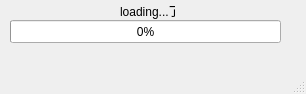
<?xml version="1.0" encoding="UTF-8"?>
<ui version="4.0">
 <class>MainWindow</class>
 <widget class="QMainWindow" name="MainWindow">
  <property name="geometry">
   <rect>
    <x>0</x>
    <y>0</y>
    <width>306</width>
    <height>94</height>
   </rect>
  </property>
  <property name="windowTitle">
   <string>MainWindow</string>
  </property>
  <widget class="QWidget" name="centralwidget">
   <widget class="QProgressBar" name="progressBar">
    <property name="geometry">
     <rect>
      <x>10</x>
      <y>20</y>
      <width>271</width>
      <height>23</height>
     </rect>
    </property>
    <property name="value">
     <number>0</number>
    </property>
   </widget>
   <widget class="QLabel" name="label">
    <property name="geometry">
     <rect>
      <x>120</x>
      <y>0</y>
      <width>55</width>
      <height>21</height>
     </rect>
    </property>
    <property name="text">
     <string>loading...了</string>
    </property>
   </widget>
  </widget>
  <widget class="QMenuBar" name="menubar">
   <property name="geometry">
    <rect>
     <x>0</x>
     <y>0</y>
     <width>306</width>
     <height>23</height>
    </rect>
   </property>
  </widget>
  <widget class="QStatusBar" name="statusbar"/>
 </widget>
 <resources/>
 <connections/>
</ui>
